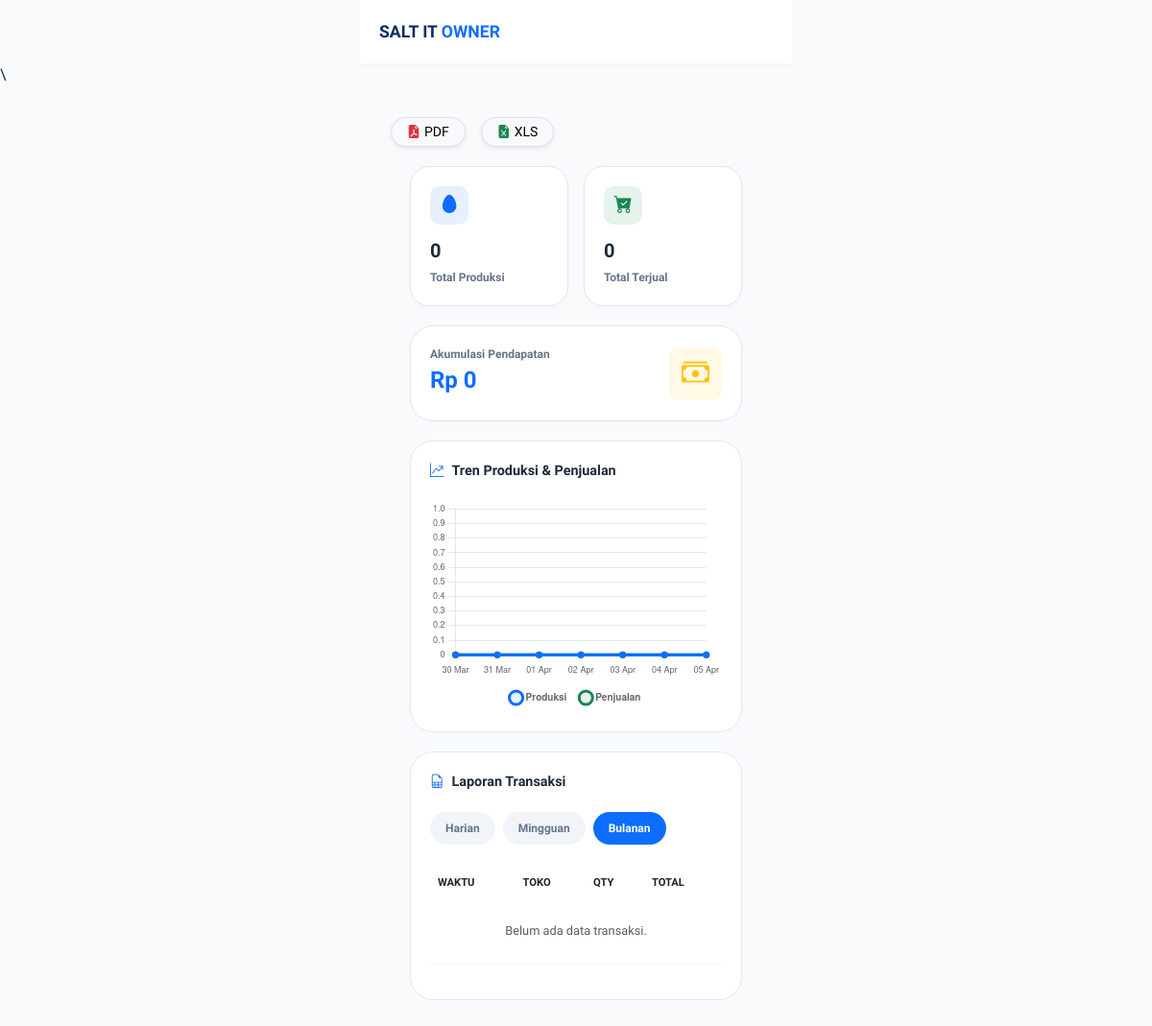
The app's page /page/dashboard_owner.php?filter=bulanan, older data.
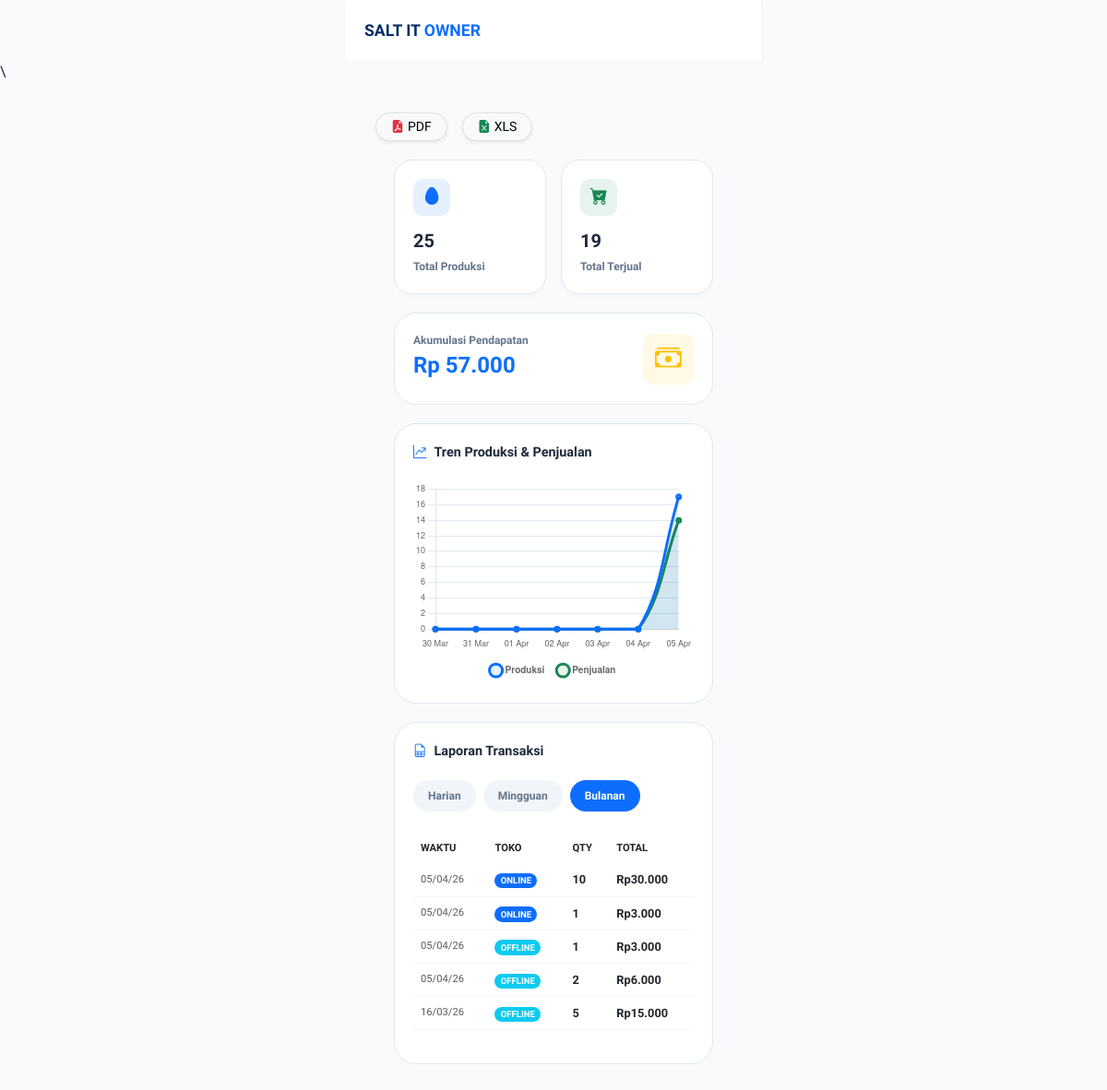
The same page, newer data.
### tables this page shows
CREATE TABLE `transaksi` (
  `id_transaksi` int(11) NOT NULL,
  `tanggal` datetime NOT NULL DEFAULT current_timestamp(),
  `platform` enum('online','offline') NOT NULL,
  `jumlah_butir` int(11) NOT NULL,
  `total_harga` decimal(10,2) NOT NULL,
  `metode_bayar` varchar(50) DEFAULT NULL,
  `id_user` int(11) NOT NULL,
  `keterangan` text DEFAULT NULL
);

### page/dashboard_owner.php (the view, shortened to what this page needs)
<!DOCTYPE html>
<html lang="id">
<head>
    <link rel="stylesheet" href="../css/stylepage3.css">
    <link href="https://cdn.jsdelivr.net/npm/bootstrap@5.3.0/dist/css/bootstrap.min.css" rel="stylesheet">
    <link rel="stylesheet" href="https://cdn.jsdelivr.net/npm/bootstrap-icons@1.11.1/font/bootstrap-icons.css">
</head>
<body>
    <?php
    include '../koneksi.php';
    $q_prod_total = mysqli_query($connect, "SELECT SUM(jumlah) as total FROM produksi");
    $total_produksi = mysqli_fetch_assoc($q_prod_total)['total'] ?? 0;
    $q_sales_total = mysqli_query($connect, "SELECT SUM(jumlah_butir) as butir, SUM(total_harga) as revenue FROM transaksi");
    $sales_summary = mysqli_fetch_assoc($q_sales_total);
    $total_terjual = $sales_summary['butir'] ?? 0;
    $total_pendapatan = $sales_summary['revenue'] ?? 0;
    $filter = isset($_GET['filter']) ? $_GET['filter'] : 'harian';
    $where_sql = "WHERE DATE(tanggal) = CURDATE()";
    if ($filter == 'mingguan') {
        $where_sql = "WHERE tanggal >= DATE_SUB(NOW(), INTERVAL 7 DAY)";
    } elseif ($filter == 'bulanan') {
        $where_sql = "WHERE tanggal >= DATE_SUB(NOW(), INTERVAL 30 DAY)";
    }
    $res_laporan = mysqli_query($connect, "SELECT * FROM transaksi $where_sql ORDER BY tanggal DESC");
    ?>
    <nav class="top-nav no-print container-mobile">
            <div class="brand-name">SALT IT <span class="text-primary">OWNER</span></div>
        </nav>
\
    <div class="container-mobile">
        <div class="d-flex gap-3">
                <button onclick="window.print()" class="btn btn-light btn-sm rounded-pill px-3 shadow-sm border">
                    <i class="bi bi-file-earmark-pdf-fill text-danger me-1"></i>PDF
                </button>
                <button onclick="exportToExcel()" class="btn btn-light btn-sm rounded-pill px-3 shadow-sm border">
                    <i class="bi bi-file-earmark-excel-fill text-success me-1"></i>XLS
                </button>
            </div>
        <div class="stats-grid no-print">
            <div class="card-stat">
                <div class="stat-icon bg-primary bg-opacity-10 text-primary">
                    <i class="bi bi-egg-fill"></i>
                </div>
                <div class="stat-value"><?php echo number_format($total_produksi, 0, ',', '.'); ?></div>
                <div class="stat-label">Total Produksi</div>
            </div>
            <div class="card-stat">
                <div class="stat-icon bg-success bg-opacity-10 text-success">
                    <i class="bi bi-cart-check-fill"></i>
                </div>
                <div class="stat-value"><?php echo number_format($total_terjual, 0, ',', '.'); ?></div>
                <div class="stat-label">Total Terjual</div>
            </div>
        </div>
        <div class="section-card no-print">
            <div class="d-flex align-items-center justify-content-between">
                <div>
                    <div class="stat-label">Akumulasi Pendapatan</div>
                    <div class="stat-value text-primary" style="font-size: 1.5rem;">Rp <?php echo number_format($total_pendapatan, 0, ',', '.'); ?></div>
                </div>
                <div class="stat-icon bg-warning bg-opacity-10 text-warning m-0" style="width: 55px; height: 55px; font-size: 1.8rem;">
                    <i class="bi bi-cash-stack"></i>
                </div>
            </div>
        </div>
        <div class="section-card">
            <div class="section-title">
                <i class="bi bi-graph-up-arrow text-primary"></i> Tren Produksi & Penjualan
            </div>
            <div style="height: 220px;">
                <canvas id="ownerChart"></canvas>
            </div>
        </div>
        <div class="section-card">
            <div class="section-title no-print">
                <i class="bi bi-file-earmark-spreadsheet text-primary"></i> Laporan Transaksi
            </div>
            <div class="filter-container no-print">
                <a href="?filter=harian" class="filter-btn <?php echo $filter == 'harian' ? 'active' : ''; ?>">Harian</a>
                <a href="?filter=mingguan" class="filter-btn <?php echo $filter == 'mingguan' ? 'active' : ''; ?>">Mingguan</a>
                <a href="?filter=bulanan" class="filter-btn <?php echo $filter == 'bulanan' ? 'active' : ''; ?>">Bulanan</a>
            </div>
            <div class="table-responsive">
                <table class="table custom-table" id="reportTable">
                    <thead>
                        <tr>
                            <th>Waktu</th>
                            <th>Toko</th>
                            <th>Qty</th>
                            <th>Total</th>
                        </tr>
                    </thead>
                    <tbody>
                        <?php if (mysqli_num_rows($res_laporan) > 0): ?>
                            <?php while($row = mysqli_fetch_assoc($res_laporan)): ?>
                            <tr>
                                <td class="text-muted" style="font-size: 0.7rem;">
                                    <?php echo date('d/m/y', strtotime($row['tanggal'])); ?>
                                </td>
                                <td>
                                    <span class="badge <?php echo $row['platform'] == 'online' ? 'bg-primary' : 'bg-info'; ?> rounded-pill" style="font-size: 0.6rem;">
                                        <?php echo strtoupper($row['platform']); ?>
                                    </span>
                                </td>
                                <td class="fw-bold"><?php echo $row['jumlah_butir']; ?></td>
                                <td class="fw-bold">Rp<?php echo number_format($row['total_harga'], 0, ',', '.'); ?></td>
                            </tr>
                            <?php endwhile; ?>
                        <?php else: ?>
                            <tr><td colspan="4" class="text-center py-4 text-muted">Belum ada data transaksi.</td></tr>
                        <?php endif; ?>
                    </tbody>
                </table>
            </div>
        </div>
    </div>
</body>
</html>

### css/stylepage3.css (style rules this page uses)
.container-mobile { max-width: 450px; margin: 0 auto; padding: 2rem; width: 100%; }
.top-nav { padding: 1.25rem; display: flex; align-items: center; background: white; position: sticky; top: 0; z-index: 100; box-shadow: 0 2px 10px rgba(0, 0, 0, 0.02); }
.brand-name { font-weight: 700; font-size: 1.1rem; color: var(--dark-blue); }
.stats-grid { display: grid; grid-template-columns: 1fr 1fr; gap: 1rem; padding: 1.25rem; }
.card-stat { background: white; border-radius: 1.25rem; padding: 1.25rem; border: 1px solid #e2e8f0; box-shadow: 0 4px 6px -1px rgba(0, 0, 0, 0.02); }
.stat-icon { width: 40px; height: 40px; border-radius: 10px; display: flex; align-items: center; justify-content: center; font-size: 1.2rem; margin-bottom: 0.75rem; }
.stat-value { font-size: 1.25rem; font-weight: 700; margin-bottom: 0.25rem; }
.stat-label { font-size: 0.75rem; color: var(--text-secondary); font-weight: 600; }
.section-card { background: white; margin: 0 1.25rem 1.25rem; padding: 1.25rem; border-radius: 1.5rem; border: 1px solid #e2e8f0; }
.section-title { font-size: 0.9rem; font-weight: 700; margin-bottom: 1.25rem; display: flex; align-items: center; gap: 8px; }
.filter-container { display: flex; gap: 0.5rem; margin-bottom: 1rem; overflow-x: auto; padding-bottom: 0.5rem; scrollbar-width: none; }
.filter-btn { background: #f1f5f9; border: none; padding: 0.5rem 1rem; border-radius: 20px; font-size: 0.75rem; font-weight: 600; color: var(--text-secondary); white-space: nowrap; text-decoration: none; }
.filter-btn.active { background: var(--primary-blue); color: white; }
.table-responsive { border-radius: 1rem; overflow: hidden; }
.custom-table { font-size: 0.8rem; margin-bottom: 0; }
.custom-table th { background: #f8fafc; font-weight: 700; color: var(--text-secondary); text-transform: uppercase; font-size: 0.7rem; padding: 1rem 0.75rem; border: none; }
.custom-table td { padding: 1rem 0.75rem; vertical-align: middle; border-color: #f1f5f9; }

### page/dashboard_owner.php (style rules this page uses)
:root { --primary-blue: #0d6efd; --dark-blue: #052c65; --soft-bg: #f8fafc; --text-dark: #1e293b; --text-secondary: #64748b; }
body { font-family: 'Plus Jakarta Sans', sans-serif; background-color: var(--soft-bg); color: var(--text-dark); margin: 0; padding: 0; }

Row changes from the older to the newer data that the page shows:
added transaksi: tanggal "05/04/26", platform "ONLINE", jumlah_butir "10", total_harga "30.000"
added transaksi: tanggal "05/04/26", platform "ONLINE", jumlah_butir "1", total_harga "3.000"
added transaksi: tanggal "05/04/26", platform "OFFLINE", jumlah_butir "1", total_harga "3.000"
added transaksi: tanggal "05/04/26", platform "OFFLINE", jumlah_butir "2", total_harga "6.000"
added transaksi: tanggal "16/03/26", platform "OFFLINE", jumlah_butir "5", total_harga "15.000"
Text that changed along with them:
$total_produksi: "0" → "25"
$total_terjual: "0" → "19"
$total_pendapatan: "0" → "57.000"
chart data {{ json_encode($data_produksi) }}: [0,0,0,0,0,0,0] → [0,0,0,0,0,0,"17"]
chart data {{ json_encode($data_penjualan) }}: [0,0,0,0,0,0,0] → [0,0,0,0,0,0,"14"]
text no longer shown: "Belum ada data transaksi."
